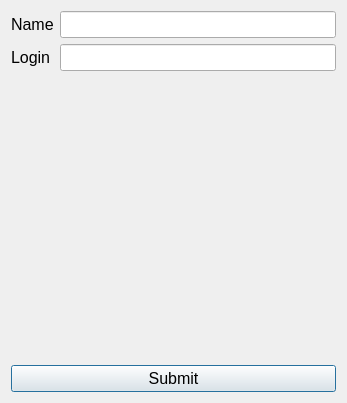
<?xml version="1.0" encoding="UTF-8"?>
<ui version="4.0">
 <class>new_record_dialog</class>
 <widget class="QDialog" name="new_record_dialog">
  <property name="geometry">
   <rect>
    <x>0</x>
    <y>0</y>
    <width>347</width>
    <height>403</height>
   </rect>
  </property>
  <property name="windowTitle">
   <string>Add New Record</string>
  </property>
  <property name="windowIcon">
   <iconset>
    <normaloff>../images/download.png</normaloff>../images/download.png</iconset>
  </property>
  <layout class="QVBoxLayout" name="verticalLayout">
   <item>
    <layout class="QFormLayout" name="new_login_layout">
     <item row="0" column="0">
      <widget class="QLabel" name="label_name">
       <property name="font">
        <font>
         <pointsize>12</pointsize>
        </font>
       </property>
       <property name="text">
        <string>Name</string>
       </property>
      </widget>
     </item>
     <item row="0" column="1">
      <widget class="QLineEdit" name="new_name">
       <property name="font">
        <font>
         <pointsize>12</pointsize>
        </font>
       </property>
      </widget>
     </item>
     <item row="1" column="0">
      <widget class="QLabel" name="label_login">
       <property name="font">
        <font>
         <pointsize>12</pointsize>
        </font>
       </property>
       <property name="text">
        <string>Login</string>
       </property>
      </widget>
     </item>
     <item row="1" column="1">
      <widget class="QLineEdit" name="new_login">
       <property name="font">
        <font>
         <pointsize>12</pointsize>
        </font>
       </property>
       <property name="focusPolicy">
        <enum>Qt::ClickFocus</enum>
       </property>
      </widget>
     </item>
    </layout>
   </item>
   <item>
    <widget class="QScrollArea" name="scroll_area">
     <property name="frameShape">
      <enum>QFrame::NoFrame</enum>
     </property>
     <property name="widgetResizable">
      <bool>true</bool>
     </property>
     <widget class="QWidget" name="scrollAreaWidgetContents">
      <property name="geometry">
       <rect>
        <x>0</x>
        <y>0</y>
        <width>329</width>
        <height>269</height>
       </rect>
      </property>
      <widget class="TagWidget" name="tag_widget" native="true">
       <property name="geometry">
        <rect>
         <x>110</x>
         <y>100</y>
         <width>120</width>
         <height>80</height>
        </rect>
       </property>
      </widget>
     </widget>
    </widget>
   </item>
   <item>
    <widget class="QPushButton" name="submit_record">
     <property name="font">
      <font>
       <pointsize>12</pointsize>
      </font>
     </property>
     <property name="text">
      <string>Submit</string>
     </property>
    </widget>
   </item>
  </layout>
 </widget>
 <customwidgets>
  <customwidget>
   <class>TagWidget</class>
   <extends>QWidget</extends>
   <header>tags_widget</header>
   <container>1</container>
  </customwidget>
 </customwidgets>
 <resources/>
 <connections/>
</ui>
